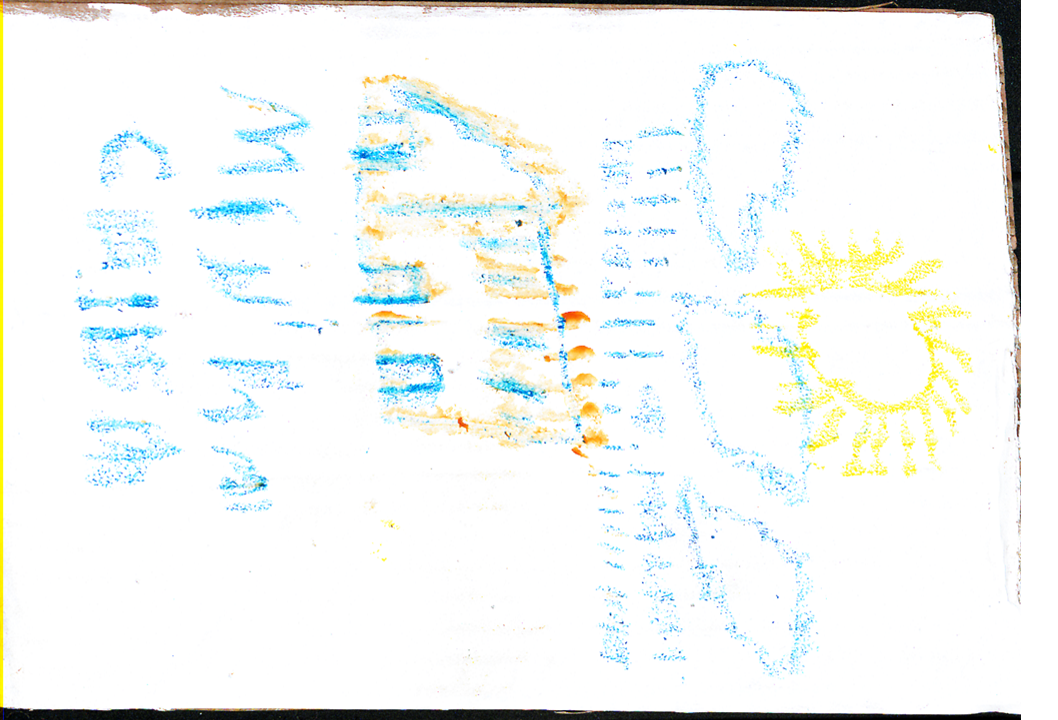
#> input picture cluster_image/CA_processada/CA20220920-10a.TIF, 1058 x 720 px; its folder holds only this picture in this run
$ python histograma_cores.py
#> lines starting #> are read from the running program, lines starting #| are printed output that depends on the picture; after the words box and inside, x2 and y2 are one past the last pixel; in counts of white or black regions, pixels touching at a corner belong together
#> in analisar_histograma_cores, pil_img is the input picture: PIL image 1058x720 RGB; mean R, G, B 242.9, 245.7, 243.2
import cv2
import numpy as np
from PIL import Image
from pathlib import Path
import pandas as pd

def definir_faixas_cores():
    """
    Define faixas de cores HSV para classificação
    """
    faixas = {
        'Vermelho': [(0, 8), (172, 179)],    # H: 0-8 e 172-179
        'Laranja': [(8, 22)],                # H: 8-22
        'Amarelo': [(22, 38)],               # H: 22-38
        'Verde': [(38, 78)],                 # H: 38-78
        'Azul': [(78, 125)],                 # H: 78-125
        'Violeta': [(125, 155)],             # H: 125-155
        'Rosa': [(155, 172)]                 # H: 155-172
    }
    return faixas

def contar_pixels_por_cor(img):
    """
    Conta pixels por faixa de cor usando histograma
    """
    # Converter para HSV
    hsv = cv2.cvtColor(img, cv2.COLOR_BGR2HSV)
#> hsv: shape (720, 1058, 3); mean H, S, V 21.8, 12.7, 248.4
    h, s, v = cv2.split(hsv)
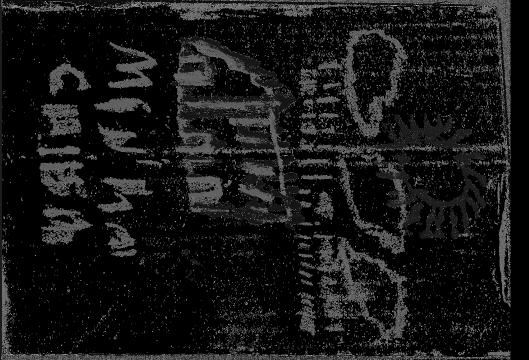
#> h: shape (720, 1058) (shown at 1/2 size); min 0, max 179, mean 21.8

    # Filtrar pixels válidos (não muito claros/dessaturados)
    mask_valido = (s > 30) & (v > 50) & (v < 240)
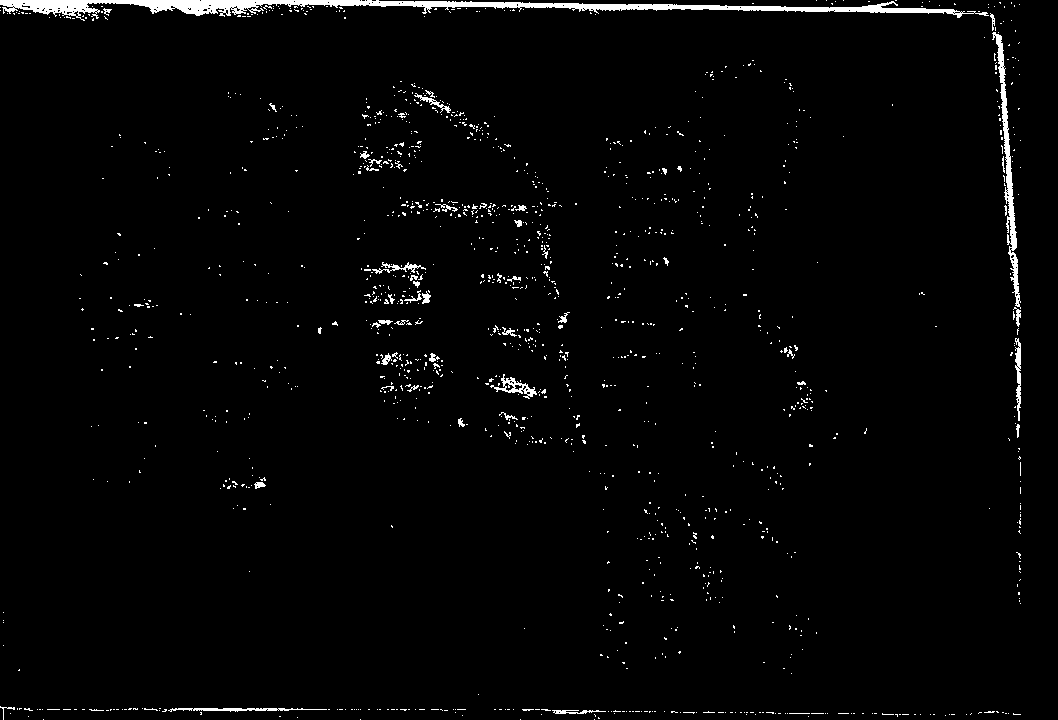
#> mask_valido: shape (720, 1058) bool; 2% white; 1419 white regions (1365 under 20 px), largest, box (x1, y1, x2, y2) and area: (0, 0, 989, 21) 6436, (992, 32, 1021, 309) 1511, (168, 708, 327, 712) 351

    total_pixels_validos = np.sum(mask_valido)
#> total_pixels_validos = 15519
    if total_pixels_validos == 0:
        return {}

    # Contar por faixa de cor
    faixas = definir_faixas_cores()
    contadores = {}

    for cor, intervalos in faixas.items():
        mask_cor = np.zeros_like(h, dtype=bool)

        for inicio, fim in intervalos:
            mask_cor |= (h >= inicio) & (h <= fim)

        # Combinar com mask válido
        mask_final = mask_cor & mask_valido
        pixels_cor = np.sum(mask_final)
        percentual = (pixels_cor / total_pixels_validos) * 100

        if percentual > 1:  # Só cores com mais de 1%
            contadores[cor] = round(percentual, 1)
#> this loop made 7 passes
#> (pixels_cor, percentual) on passes 1 to 7: (2071, 13.34), (6985, 45.01), (953, 6.14), (447, 2.88), (5006, 32.26), (237, 1.53), (417, 2.69)
#> pass 1, in contar_pixels_por_cor, `mask_final = mask_cor & mask_valido`:
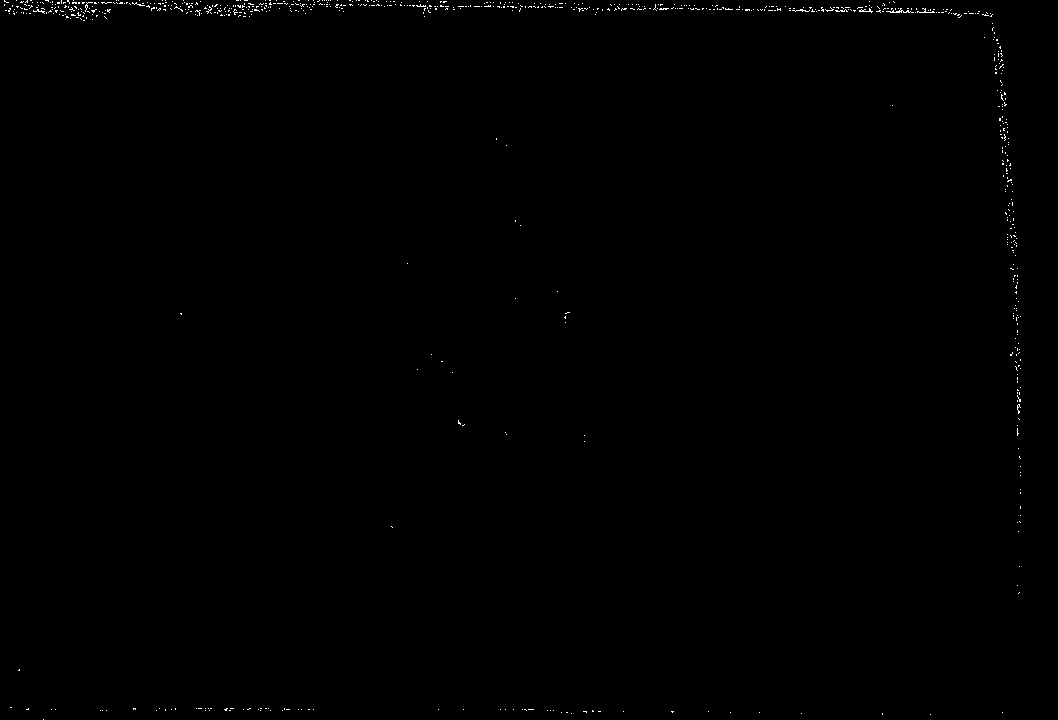
#> mask_final: shape (720, 1058) bool; 0.27% white in thin lines or dots
#> after the loop:
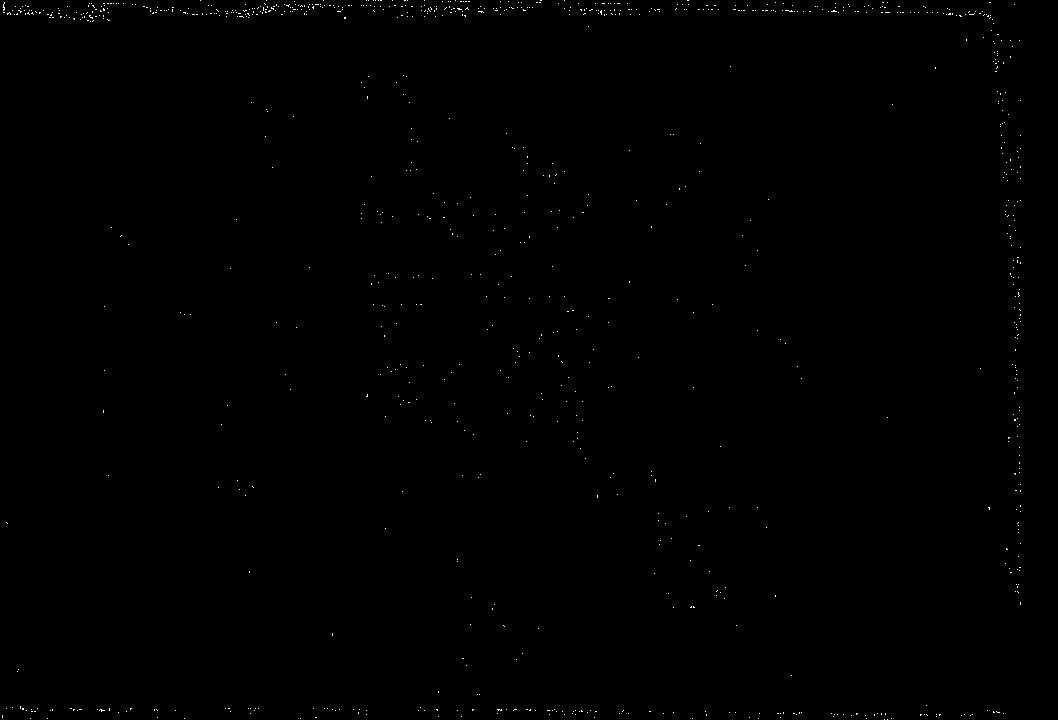
#> mask_cor: shape (720, 1058) bool; 0.19% white in thin lines or dots
#> after the loop, contadores = {'Vermelho': 13.3, 'Laranja': 45, 'Amarelo': 6.1, 'Verde': 2.9, 'Azul': 32.3, 'Violeta': 1.5, 'Rosa': 2.7}

    # Adicionar categorias especiais
    mask_preto = (v < 50) & (s > 20)
#> mask_preto: shape (720, 1058) bool; 1.8% white; 20 white regions (16 under 20 px), largest, box (x1, y1, x2, y2) and area: (4, 708, 1021, 720) 7466, (429, 0, 1021, 301) 6121, (0, 708, 3, 720) 35, (379, 0, 408, 1) 29
    mask_branco = (v > 200) & (s < 30)
#> mask_branco: shape (720, 1058) bool; 87.7% white; 2147 black regions (1871 under 20 px), largest, box (x1, y1, x2, y2) and area: (0, 0, 1021, 720) 27982, (751, 304, 974, 476) 5977, (739, 230, 943, 300) 4047
    mask_cinza = (s < 30) & (v >= 50) & (v <= 200)
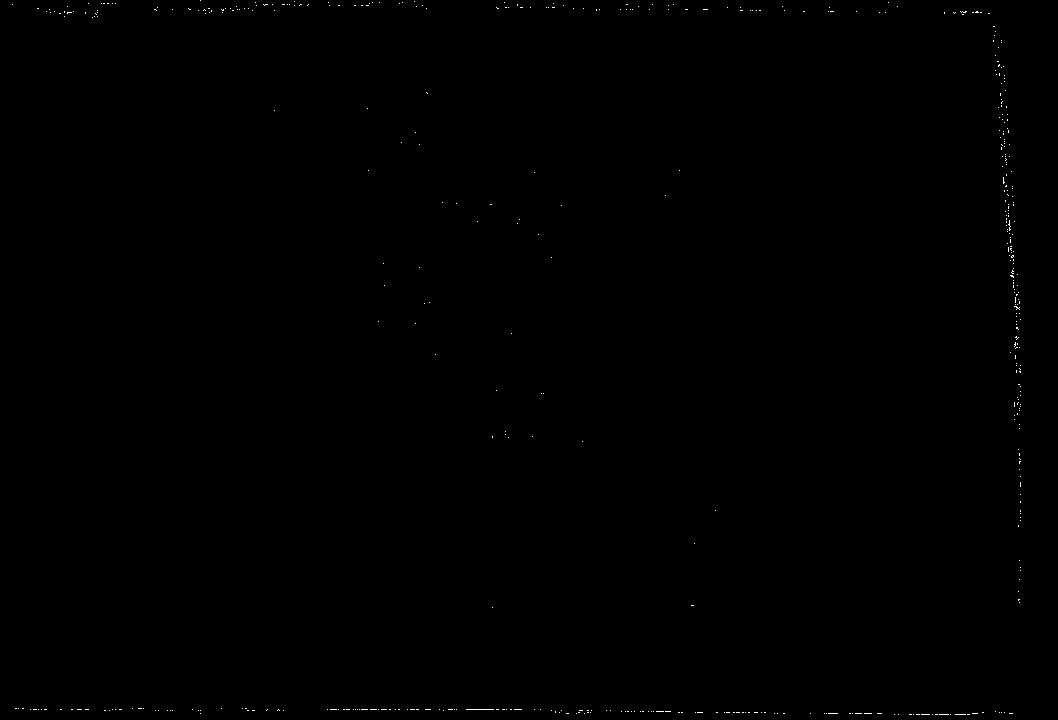
#> mask_cinza: shape (720, 1058) bool; 0.12% white in thin lines or dots

    total_todos_pixels = h.shape[0] * h.shape[1]

    preto_perc = (np.sum(mask_preto) / total_todos_pixels) * 100
#> preto_perc = 1.8
    branco_perc = (np.sum(mask_branco) / total_todos_pixels) * 100
#> branco_perc = 87.67
    cinza_perc = (np.sum(mask_cinza) / total_todos_pixels) * 100
#> cinza_perc = 0.125

    if preto_perc > 1:
        contadores['Preto'] = round(preto_perc, 1)
    if branco_perc > 1:
        contadores['Branco'] = round(branco_perc, 1)
    if cinza_perc > 1:
        contadores['Cinza'] = round(cinza_perc, 1)

    return contadores

def analisar_histograma_cores(caminho_pasta):
    """
    Analisa cores usando histograma direto
    """
    pasta = Path(caminho_pasta)
    resultados = []

    print("📊 ANÁLISE POR HISTOGRAMA DE CORES")

    for arquivo in pasta.glob("*.TIF"):
        try:
            # Carregar imagem
            pil_img = Image.open(arquivo)
            img_array = np.array(pil_img)

            if len(img_array.shape) == 3 and pil_img.mode == 'RGB':
                img = cv2.cvtColor(img_array, cv2.COLOR_RGB2BGR)
            else:
                img = img_array

            # Contar cores
            cores_encontradas = contar_pixels_por_cor(img)
#> cores_encontradas = 9 items

            print(f"\n📁 {arquivo.name}:")

            # Ordenar por percentual
            cores_ordenadas = sorted(cores_encontradas.items(), key=lambda x: x[1], reverse=True)
#> cores_ordenadas = [('Branco', 87.7), ('Laranja', 45), ('Azul', 32.3), ('Vermelho', 13.3), ('Amarelo', 6.1), ('Verde', 2.9), ('Rosa', 2.7), ('Preto', 1.8), ('Violeta', 1.5)]

            resultado = {'nome': arquivo.name}

            for i, (cor, perc) in enumerate(cores_ordenadas[:5]):  # Top 5
                resultado[f'cor_{i+1}'] = cor
                resultado[f'perc_{i+1}'] = perc
#> this loop made 5 passes
#> after the loop, resultado = 11 items

            resultados.append(resultado)

        except Exception as e:
            print(f"❌ {arquivo.name}: {e}")

    return pd.DataFrame(resultados)

if __name__ == "__main__":
    caminho = r"C:\Users\jorge\Desktop\Projetos\Lia²\lia-cores-alegria\cluster_image\CA_processada"

    # Análise por histograma
    df_hist = analisar_histograma_cores(caminho)
#> df_hist = table of 1 rows and 11 columns

    # Salvar
    df_hist.to_csv('histograma_cores.csv', index=False)
    print(f"\n💾 Salvo: histograma_cores.csv")

$ run again, on cluster_image/CA_processada/CA20220920-2a.TIF
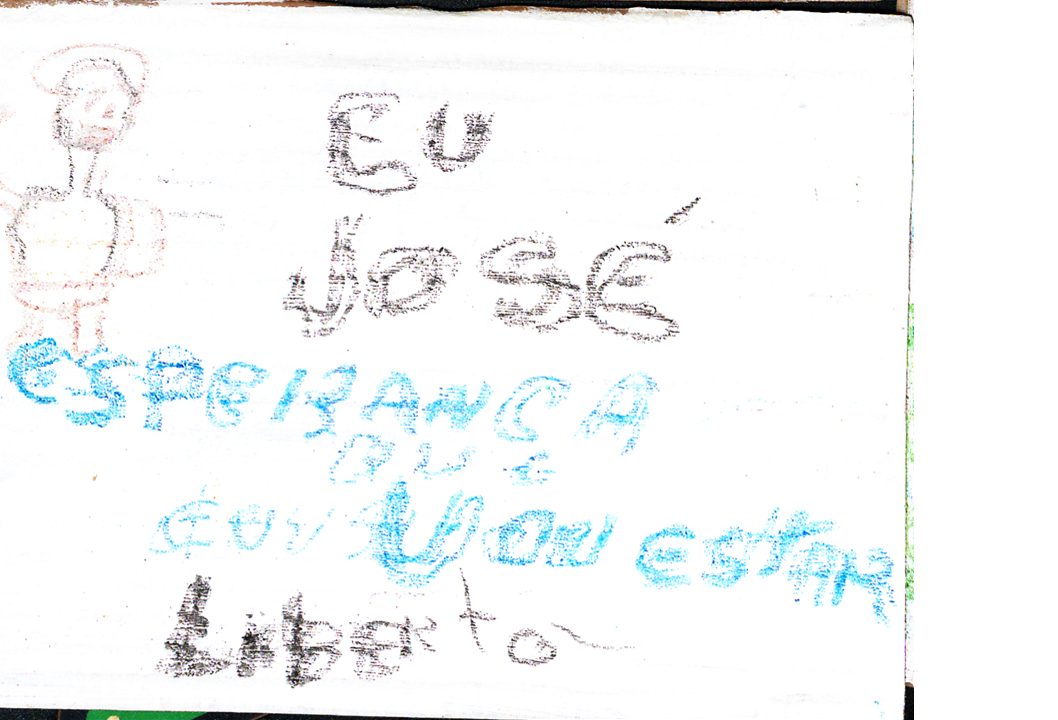
#> input picture cluster_image/CA_processada/CA20220920-2a.TIF, 1058 x 720 px
#> in analisar_histograma_cores, pil_img is the input picture: PIL image 1058x720 RGB; mean R, G, B 244, 246.6, 247.6
#> hsv: shape (720, 1058, 3); mean H, S, V 28.3, 7.9, 248.8
#> in contar_pixels_por_cor, `mask_valido = (s > 30) & (v > 50) & (v < 240)`:
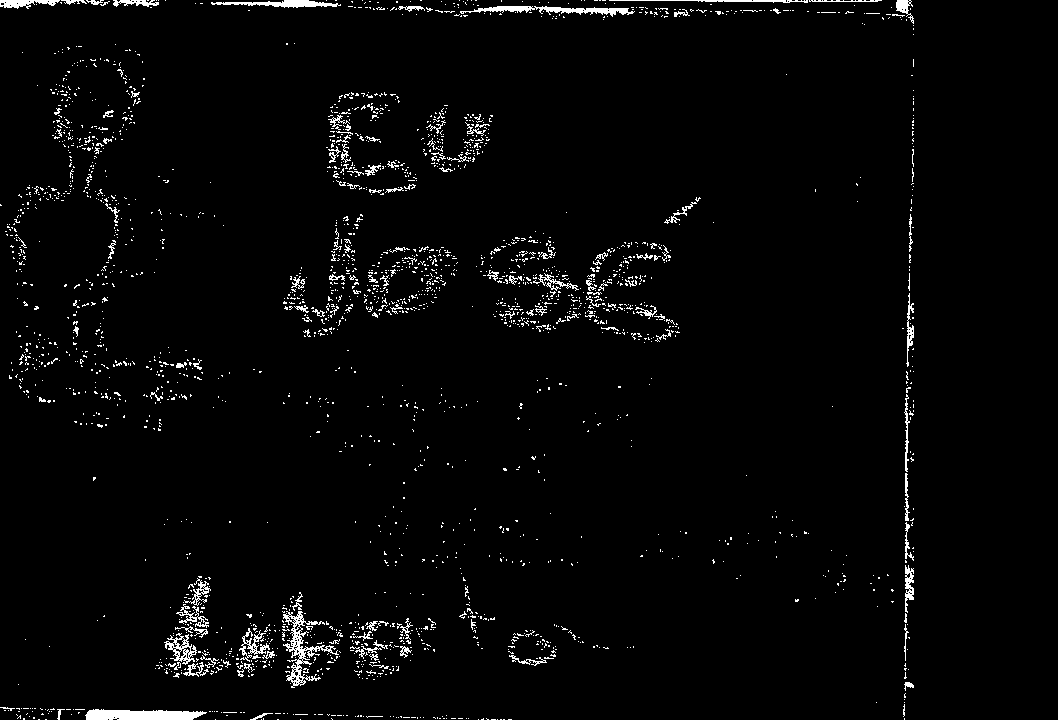
#> mask_valido: shape (720, 1058) bool; 2.6% white in thin lines or dots, all inside (x1, y1, x2, y2) = (0, 0, 914, 720)
#> total_pixels_validos = 19434
#> the loop in contar_pixels_por_cor, `for cor, intervalos in faixas.items():` made 7 passes
#> (pixels_cor, percentual) on passes 1 to 7: (3550, 18.27), (5091, 26.2), (1658, 8.53), (2240, 11.53), (3277, 16.86), (2249, 11.57), (2292, 11.79)
#> after the loop in contar_pixels_por_cor, `for cor, intervalos in faixas.items():`: contadores = {'Vermelho': 18.3, 'Laranja': 26.2, 'Amarelo': 8.5, 'Verde': 11.5, 'Azul': 16.9, 'Violeta': 11.6, 'Rosa': 11.8}
#> mask_preto: shape (720, 1058) bool; 0.82% white; 140 white regions (133 under 20 px), largest, box (x1, y1, x2, y2) and area: (309, 0, 912, 17) 3777, (256, 714, 471, 720) 668, (0, 708, 59, 720) 568
#> mask_branco: shape (720, 1058) bool; 91.3% white; 2093 black regions (1856 under 20 px), largest, box (x1, y1, x2, y2) and area: (211, 0, 914, 30) 7419, (0, 707, 512, 720) 3613, (364, 479, 465, 577) 3054
#> in contar_pixels_por_cor, `mask_cinza = (s < 30) & (v >= 50) & (v <= 200)`:
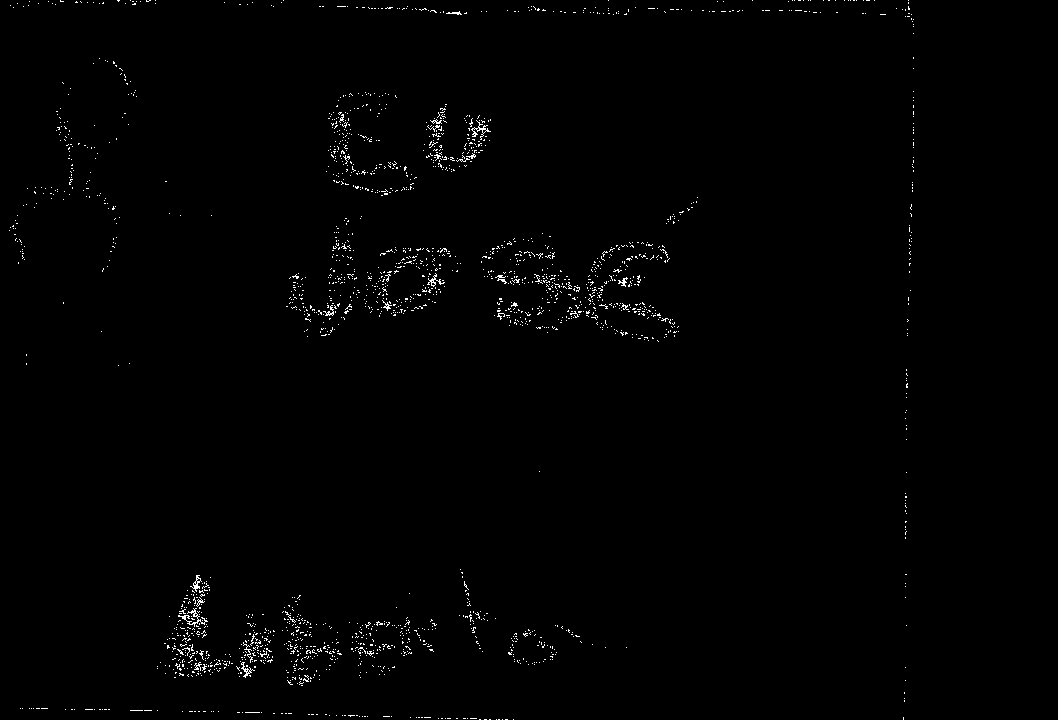
#> mask_cinza: shape (720, 1058) bool; 0.81% white in thin lines or dots, all inside (x1, y1, x2, y2) = (9, 0, 914, 720)
#> preto_perc = 0.816
#> branco_perc = 91.28
#> cinza_perc = 0.807
#> cores_encontradas = {'Vermelho': 18.3, 'Laranja': 26.2, 'Amarelo': 8.5, 'Verde': 11.5, 'Azul': 16.9, 'Violeta': 11.6, 'Rosa': 11.8, 'Branco': 91.3}
#> cores_ordenadas = [('Branco', 91.3), ('Laranja', 26.2), ('Vermelho', 18.3), ('Azul', 16.9), ('Rosa', 11.8), ('Violeta', 11.6), ('Verde', 11.5), ('Amarelo', 8.5)]
#> the loop in analisar_histograma_cores, `for i, (cor, perc) in enumerate(cores_ordenadas[:5]):` made 5 passes
#> after the loop in analisar_histograma_cores, `for i, (cor, perc) in enumerate(cores_ordenadas[:5]):`: resultado = 11 items
#> df_hist = table of 1 rows and 11 columns
